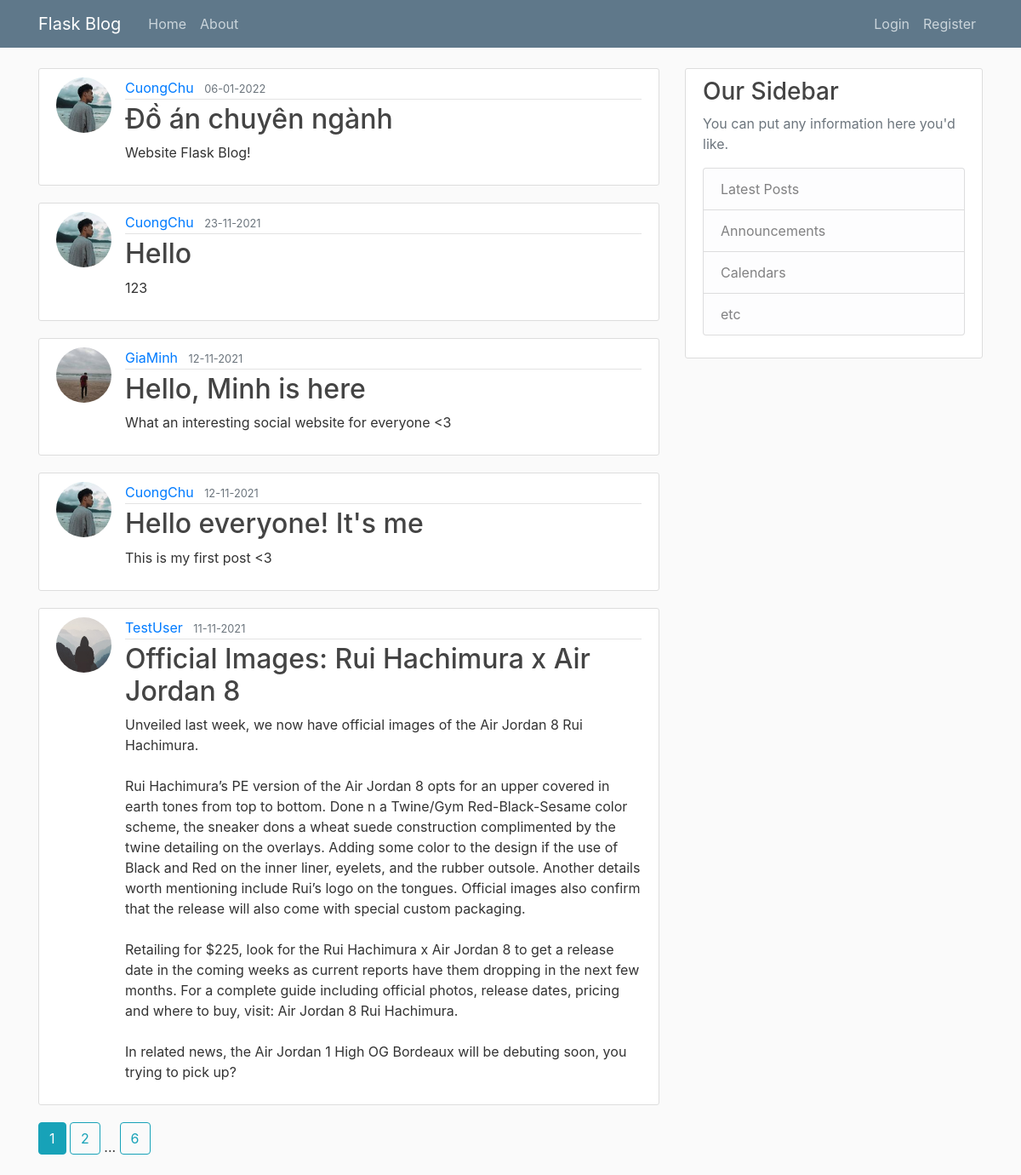
The page /home on the database its author committed.
### flaskblog/models.py (models this page shows, shortened)
class Post(db.Model):
    id = db.Column(db.Integer, primary_key=True)
    title = db.Column(db.String(100), nullable=False)
    date_posted = db.Column(db.DateTime, nullable=False, default=datetime.utcnow)
    content = db.Column(db.Text, nullable=False)
    user_id = db.Column(db.Integer, db.ForeignKey('user.id'), nullable=False)

class User(db.Model, UserMixin):
    id = db.Column(db.Integer, primary_key=True)
    username = db.Column(db.String(20), unique=True, nullable=False)
    email = db.Column(db.String(120), unique=True, nullable=False)
    image_file = db.Column(db.String(20), nullable=False, default='default.jpg')
    password = db.Column(db.String(60), nullable=False)
    posts = db.relationship('Post', backref='author', lazy=True)

### flaskblog/routes.py (the view)
@app.route("/")
@app.route("/home")
def home():
    page = request.args.get('page', 1, type=int)
    posts = Post.query.order_by(Post.date_posted.desc()).paginate(page=page, per_page=5)
    return render_template('home.html', posts=posts)

### flaskblog/templates/home.html
{% extends "layout.html" %}
{% block content %}
    {% for post in posts.items %}
        <article class="media content-section">
          <img class="rounded-circle article-img" src="{{ url_for('static', filename='profile_pics/' + post.author.image_file) }}">
          <div class="media-body">
            <div class="article-metadata">
              <a class="mr-2" href="{{ url_for('user_posts', username=post.author.username) }}">{{ post.author.username }}</a>
              <small class="text-muted">{{ post.date_posted.strftime('%d-%m-%Y') }}</small>
            </div>
            <h2><a class="article-title" href="{{ url_for('post', post_id=post.id) }}">{{ post.title }}</a></h2>
            <p class="article-content">{{ post.content }}</p>
          </div>
        </article>
    {% endfor %}
    {% for page_num in posts.iter_pages(left_edge=1, right_edge=1, left_current=1, right_current=2) %}
      {% if page_num %}
        {% if posts.page == page_num %}
          <a class="btn btn-info mb-4" href="{{ url_for('home', page=page_num) }}">{{ page_num }}</a>
        {% else %}
          <a class="btn btn-outline-info mb-4" href="{{ url_for('home', page=page_num) }}">{{ page_num }}</a>
        {% endif %}
      {% else %}
        ...
      {% endif %}
    {% endfor %}
{% endblock content %}

### flaskblog/static/main.css (style rules this page uses)
body { background: #fafafa; color: #333333; margin-top: 5rem; }
h1, h2, h3, h4, h5, h6 { color: #444444; }
.content-section { background: #ffffff; padding: 10px 20px; border: 1px solid #dddddd; border-radius: 3px; margin-bottom: 20px; }
.article-title { color: #444444; }
.article-content { white-space: pre-line; }
.article-img { height: 65px; width: 65px; margin-right: 16px; }
.article-metadata { padding-bottom: 1px; margin-bottom: 4px; border-bottom: 1px solid #e3e3e3 }

### rows shown on the page
Post: image_file (picture), author.username "CuongChu", date_posted "06-01-2022", title "Đồ án chuyên ngành", content "Website Flask Blog!"
Post: image_file (picture), author.username "CuongChu", date_posted "23-11-2021", title "Hello", content "123"
Post: image_file (picture), author.username "GiaMinh", date_posted "12-11-2021", title "Hello, Minh is here", content "What an interesting social website for everyone <3"
Post: image_file (picture), author.username "CuongChu", date_posted "12-11-2021", title "Hello everyone! It's me", content "This is my first post <3"
Post: image_file (placeholder picture), author.username "TestUser", date_posted "11-11-2021", title "Official Images: Rui Hachimura x Air Jordan 8", content "Unveiled last week, we now have official images of the Air Jordan 8 Rui Hachimura. Rui Hachimura’s PE version of the Air Jordan 8 opts for an upper covered in earth tones from top to bottom. Done n a Twine/Gym Red-Black-Sesame color scheme, the sneaker dons a wheat suede construction complimented by the twine detailing on the overlays. Adding some color to the design if the use of Black and Red on the inner liner, eyelets, and the rubber outsole. Another details worth mentioning include Rui’s logo on the tongues. Official images also confirm that the release will also come with special custom packaging. Retailing for $225, look for the Rui Hachimura x Air Jordan 8 to get a release date in…"

### other values the page prints
{{ page_num }} "1"
{{ page_num }} "2" "6"
